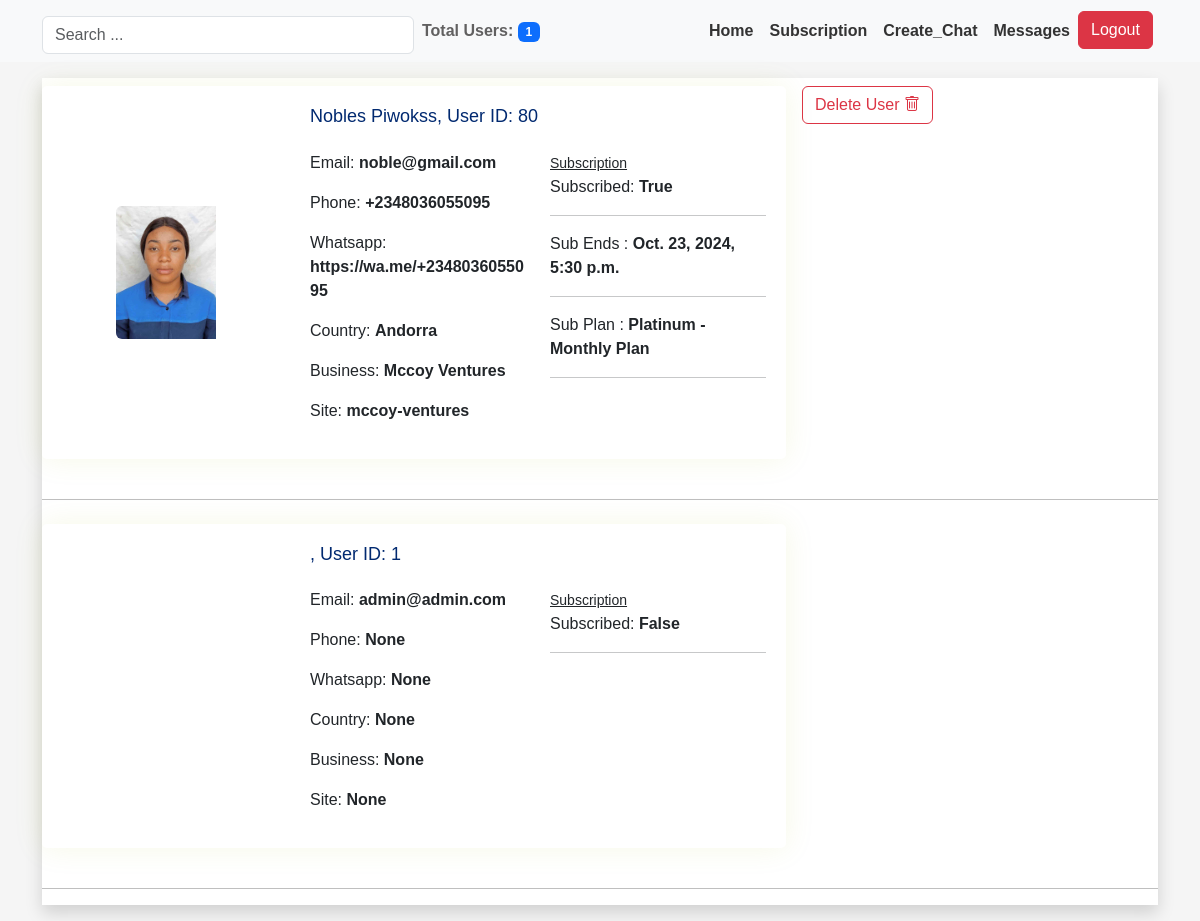
The app's page /superadminsearch (signed in), older data.
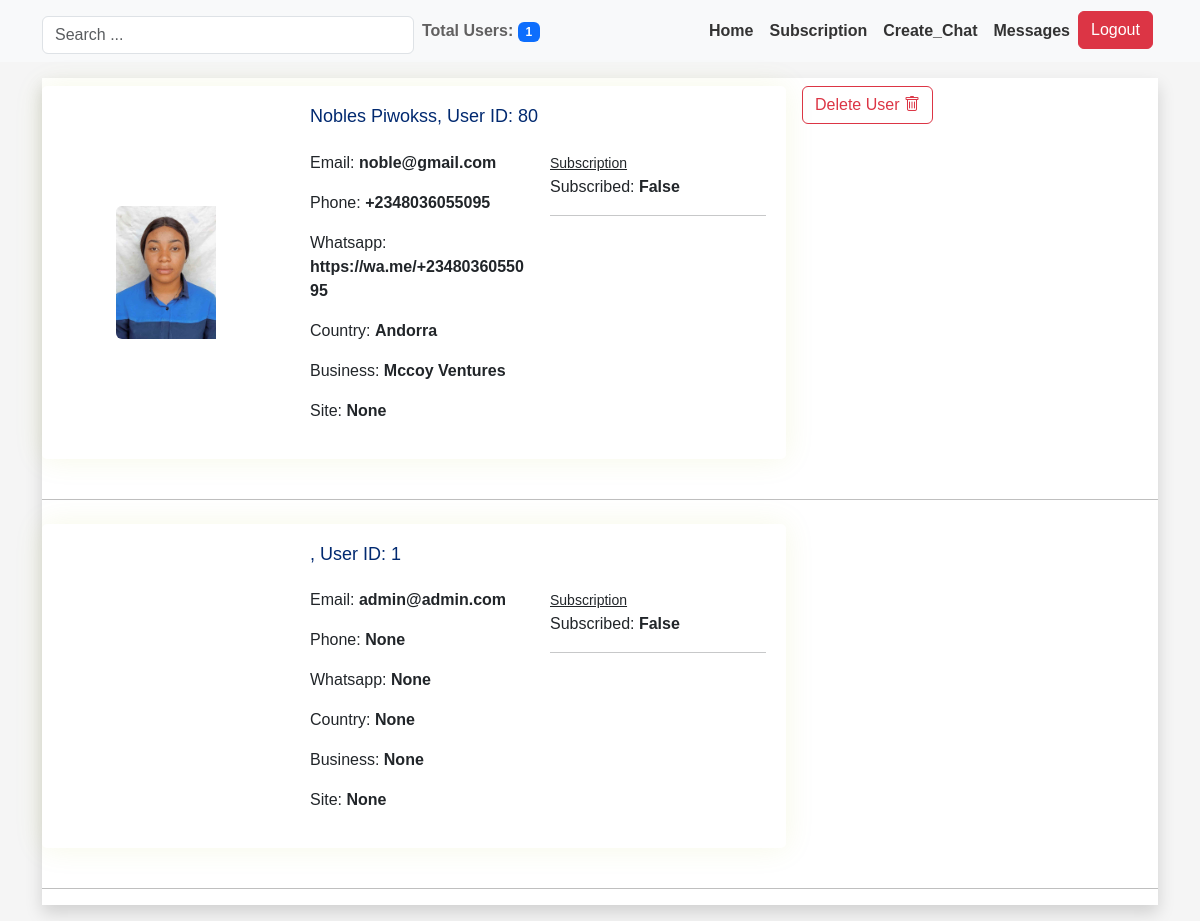
The same page, newer data.
### myapp/models.py (models this page shows, shortened)
class User(AbstractUser):
    profilepic = models.ImageField(null=True, blank=True, default="avatar.png")
    moredesc = models.TextField(null=True, blank=True)
    businessname = models.CharField(
        max_length=100, unique=True, null=True, blank=True)
    slug = models.SlugField(unique=True, null=True, blank=True)
    country = models.CharField(max_length=100, null=True, blank=True)
    state = models.CharField(max_length=100, null=True, blank=True)
    address = models.CharField(max_length=100, null=True, blank=True)
    phone = models.CharField(max_length=100, null=True, blank=True)
    email = models.EmailField(unique=True)
    meansofid = models.CharField(max_length=100, null=True, blank=True)
    idnumber = models.CharField(max_length=100, null=True, blank=True)
    idpic = models.ImageField(null=True, blank=True)
    logo = models.ImageField(null=True, blank=True, default="icon.png")
    currency = models.CharField(max_length=10, null=True, blank=True)
    coins = models.IntegerField(blank=True, null=True, default=0)
    whatsapp = models.CharField(max_length=200, null=True, blank=True)
    facebook = models.CharField(max_length=200, null=True, blank=True)
    instagram = models.CharField(max_length=200, null=True, blank=True)
    username = models.CharField(max_length=100, null=True, blank=True)
    password = models.CharField(max_length=128, null=True, blank=True)
    gender = models.CharField(max_length=100, null=True, blank=True)
    updated = models.DateTimeField(auto_now=True, null=True)
    created = models.DateTimeField(auto_now_add=True, null=True)
    subscribed = models.BooleanField(default=False, null=True, blank=True)
    passwordresetcode = models.CharField(max_length=200, null=True, blank=True)
    passwordresetphone = models.CharField(
        max_length=200, null=True, blank=True)
    securityquestion = models.CharField(max_length=200, null=True, blank=True)
    securityanswer = models.CharField(max_length=100, null=True, blank=True)
    date = models.DateTimeField(default=datetime.now())
    trial_start = models.DateTimeField(null=True, blank=True)
    trial_end = models.DateTimeField(null=True, blank=True)
    record = models.FileField(upload_to="records/", blank=True, null=True)
    USERNAME_FIELD = 'email'
    REQUIRED_FIELDS = []

### subscription/models.py (models this page shows, shortened)
class Subscription(models.Model):
    user = models.ForeignKey(User, on_delete=models.CASCADE)
    ref_no = models.CharField(max_length=200, null=True, blank=True)
    naira_plan = models.ForeignKey(
        NairaSubscriptionPlan, on_delete=models.CASCADE, null=True, blank=True)
    dollar_plan = models.ForeignKey(
        DollarSubscriptionPlan, on_delete=models.CASCADE, null=True, blank=True)
    datenow = models.DateTimeField(
        default=timezone.now, null=True, blank=True)
    start_date = models.DateTimeField(default=timezone.now)
    end_date = models.DateTimeField()
    is_active = models.BooleanField(default=True)

class NairaSubscriptionPlan(models.Model):
    PLAN_CHOICES = (
        ('Basic', 'Basic - Daily Plan'),
        ('Platinum', 'Platinum - Monthly Plan'),
        ('Bronze', 'Bronze - Quarterly Plan'),
        ('Silver', 'Silver - Biannual Plan'),
        ('Gold', 'Gold - Annual Plan'),
        ('ForeignBasic', 'Basic - Daily Plan'),
        ('ForeignPlatinum', 'Platinum - Monthly Plan'),
        ('ForeignBronze', 'Bronze - Quarterly Plan'),
        ('ForeignSilver', 'Silver - Biannual Plan'),
        ('ForeignGold', 'Gold - Annual Plan'),
    )
    plan_type = models.CharField(max_length=20, choices=PLAN_CHOICES)
    price = models.DecimalField(max_digits=10, decimal_places=2)
    def __str__(self):
        return self.get_plan_type_display()

### myapp/views.py (the view)
# urls.py: path('superadminsearch', views.superadminsearch, name="superadminsearch"),
@login_required(login_url='superadminlogin')
def superadminsearch(request):
    if request.user.is_authenticated:
        if request.user.email == 'admin@admin.com':
            users = User.objects.all()
            number = users.count() - 1  # Total number of users
            q = request.GET.get('q') if request.GET.get('q') != None else ''
            people = User.objects.filter(Q(first_name__icontains=q) |
                                         Q(last_name__icontains=q) |
                                         Q(businessname__icontains=q) |
                                         Q(slug__icontains=q) |
                                         Q(country__icontains=q) |
                                         Q(phone__icontains=q) |
                                         Q(email__icontains=q)
                                         )
            user_subscriptions = {}
            for user in people:
                try:
                    subscription = Subscription.objects.get(user=user)
                    user_subscriptions[user] = subscription
                except Subscription.DoesNotExist:
                    user_subscriptions[user] = None
            context = {'people': people, 'number': number,
                       'user_subscriptions': user_subscriptions}
        else:
            return redirect('superadminlogin')
    else:
        return redirect('superadminlogin')
    return render(request, 'myapp/superadminsearch.html', context)

### myapp/templates/myapp/superadminsearch.html (shortened to what this page needs)
{% extends 'superadminwrapper.html' %}
{% block content %}
<div class="container">
    <div class="row bg-white shadow mb-3  my-3 g-0">
        {% for user, subscription in user_subscriptions.items reversed%}
        <div class="col-md-8 my-2">
            <a href="{% url 'superadminedit' pk=user.id %}">
                <div class="card mb-3">
                    <div class="row g-0">
                        <div class="col-md-4 d-flex justify-content-center align-items-center">
                            <img src="{{ user.profilepic.url }}" class="img-fluid rounded-start"
                                alt="{{ item.itemname }}" width="100px">
                        </div>
                        <div class="col-md-8">
                            <div class="card-body">
                                <h5 class="card-title">{{user.first_name}} {{user.last_name}}, User ID: {{user.id}}</h5>
                                <div class="row">
                                    <div class="col-md-6">
                                        <p class="card-text">Email: <b> {{ user.email }} </b></p>
                                        <p class="card-text">Phone: <b> {{ user.phone }} </b></p>
                                        <p class="card-text">Whatsapp: <b> {{ user.whatsapp }} </b></p>
                                        <p class="card-text">Country: <b> {{ user.country }} </b></p>
                                        <p class="card-text">Business: <b> {{ user.businessname }} </b></p>
                                        <p class="me-4">Site: <b> {{ user.slug }} </b></p>
                                    </div>
                                    <div class="col-md-6">
                                        <u><small>Subscription</small></u>
                                        <p class="me-6 p-0 m-0">Subscribed: <b> {{ user.subscribed }} </b></p>
                                        <hr>
                                        {% if subscription %}
                                        <p class="me-6 p-0 m-0">Sub Ends : <b> {{ subscription.end_date }} </b></p>
                                        <hr>
                                        <p class="me-6 p-0 m-0">Sub Plan : <b> {{ subscription.naira_plan }} </b></p>
                                        <hr>
                                        {% endif %}
                                    </div>
                                </div>
                            </div>
                        </div>
                    </div>
                </div>
            </a>
        </div>
        {% if user.email != "admin@admin.com" %}
        <div class="col-md-4 my-2">
            <a href="{% url 'superadmindelete' pk=user.id %}" class="btn btn-outline-danger ms-3">Delete User <i
                    class="bi bi-trash"></i></a>
        </div>
        {% endif %}
        <hr class="mt-3 ">
        {% endfor %}
    </div>
</div>
{% endblock content %}

### templates/superadminwrapper.html (shortened to what this page needs)
{% load static %}
<!DOCTYPE html>
<html lang="en">
<head>
    <link rel="stylesheet" href="{% static 'assets/bootstrap-5.3.1-dist/css/bootstrap.min.css' %}">
    <link rel="stylesheet" href="{% static 'assets/bootstrap-icons/bootstrap-icons.css' %}">
    <link rel="stylesheet" href="{% static 'assets/style.css' %}">
    <link rel="stylesheet" href="{% static 'homepage.css' %}">
</head>
<body>
    {% include 'superadminnavbar.html' %}
    {% block content %}
    {% endblock content %}
</body>
</html>

### templates/superadminnavbar.html (shortened to what this page needs)
{% load static %}
<nav class="navbar navbar-expand-lg navbar-light bg-light">
    <div class="container">
        <div class="col-lg-4 col-sm-12">
            <form method="GET" action="{% url 'superadminsearch' %}" class="d-flex mt-2">
                <input class="form-control" type="search" name="q" placeholder="Search ..." aria-label="Search">
            </form>
        </div>
        <div class="col-lg-3 col-sm-12 mt-2 ms-2">
            <label class="form-label">Total Users:
                <span class="badge bg-primary">{{number}}</span> </label>
        </div>
        <div class="collapse navbar-collapse" id="navbarNav">
            <ul class="navbar-nav ml-auto">
                <li class="nav-item">
                    <a class="nav-link" href="{% url 'superadmin' %}">Home</a>
                </li>
                <li class="nav-item">
                    <a class="nav-link" href="{% url 'superadminsubscription' %}">Subscription</a>
                </li>
                <li class="nav-item">
                    <a class="nav-link" href="{% url 'createchats' %}">Create_Chat</a>
                </li>
                <li class="nav-item">
                    <a class="nav-link" href="{% url 'superadminmessages' %}">Messages</a>
                </li>
                <li class="nav-item">
                    <a class="btn btn-danger" href="{% url 'superadminlogout' %}">Logout</a>
                </li>
            </ul>
        </div>
    </div>
</nav>

### static/assets/style.css (style rules this page uses)
:root { scroll-behavior: smooth; }
body { font-family: "Merriweather"; background: #F5F5F5; color: #333333; }
a { color: #4154f1; text-decoration: none; }
.navbar-nav .nav-link { color: #343a40; font-weight: bold; }
.form-label { font-weight: bold; color: #616060; }
a { text-decoration: none; }
.card { margin-bottom: 30px; border: none; border-radius: 5px; box-shadow: 0px 0 30px rgba(166, 184, 12, 0.1); }
.card-body { padding: 0 20px 20px 20px; }
.nav-item .nav-link { color: #333333; }
.card-title { padding: 20px 0 15px 0; font-size: 18px; font-weight: 500; color: #012970; }

### static/homepage.css (style rules this page uses)
body { font-family: Arial, sans-serif; background-color: #000000; color: #ffffff; margin: 0; padding: 0; }

### templates/superadminwrapper.html (style rules this page uses)
body { background: whitesmoke; color: black; }

Row changes from the older to the newer data that the page shows:
changed User "Nobles": slug "mccoy-ventures" → "None"; subscribed "True" → "False"; end_date "Oct. 23, 2024, 5:30 p.m." → (not shown); naira_plan "Platinum - Monthly Plan" → (not shown)
